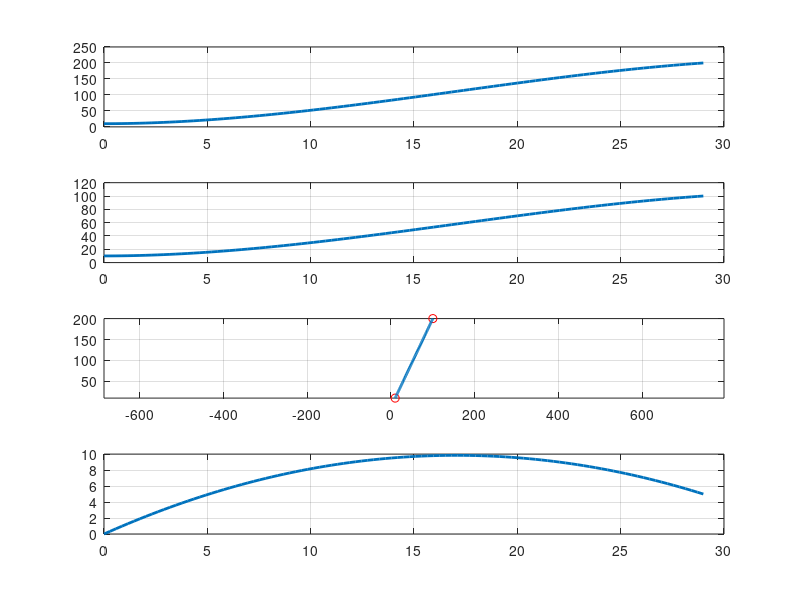

This chart was generated by the following MATLAB code:
% ExQuadProg Quadratic programming for way-point trajectory generation.
%            Two cubic polynominals are fitted to two way-points where the 
%            speed and position are specified. The starting time is t0 while
%            the arrival time t1 at next way-point is unknown.
%
%            Cubic spline between two points:
%            x(t) = a3*t^3 + a2*t^2 + a1*t + a0
%            y(t) = b3*t^3 + b2*t^2 + b1*t + b0
%
% Author:    Thor I. Fossen
% Date:      9 July 2002
% Revisions: 

Umax = 10;    % maximum speed

% way-point 0
t0 = 0;       % time
x0 = 10;      % x-position 
y0 = 10;      % y-psoition
U0 = 0;       % speed

% way-point 1 
% time t1 is unknown (will be optimized)
x1 = 200;     % x-position 
y1 = 100;     % y-psoition
U1 = 5;       % speed

% direction from way-point 0 to way-point 1
psi0 = atan2(y1-y0,x1-x0);
psi1 = psi0;                  % last way-point equals direction of previous

% --------------------------------------------------------------------
% MAIN LOOP for computation of the 9 unknowns,
% time t1 and the polynominal parameters x = [a3 a2 a1 a0 b3 b2 b1 b0]'
% --------------------------------------------------------------------

Jbar_min = 1e10;

for dt = 1:100,
    
    t1 = t0+dt;  
        
    y = [x0 x1 y0 y1 U0*cos(psi0) U0*sin(psi0) U1*cos(psi1) U1*sin(psi1)]';
    
    A = [t0^3    t0^2 t0 1 0 0 0 0
        t1^3    t1^2 t1 1 0 0 0 0
        0 0 0 0 t0^3 t0^2 t0 1
        0 0 0 0 t1^3 t1^2 t1 1  
        3*t0^2 2*t0   1  0 0 0 0 0 
        0 0 0 0 3*t0^2 2*t0   1  0      
        3*t1^2 2*t1   1  0 0 0 0 0 
        0 0 0 0 3*t1^2 2*t1   1  0   ];

    H  = A'*A;
    f  = -y'*A;
    
    [x,J] = quadprog(H,f,[],[]);
    
    Jbar = 0.5*(J - y'*y); 
    
    % speed profile between way-points 0 and 1
    t = linspace(t0,t1,101);
    Acoeff = x(1:4);
    Bcoeff = x(5:8);
    xdot = polyval([0 3*Acoeff(1) 2*Acoeff(2) Acoeff(3)],t);
    ydot = polyval([0 3*Bcoeff(1) 2*Bcoeff(2) Bcoeff(3)],t);
    U    = sqrt(xdot.^2+ydot.^2);
    
    % select optimal solution 
    if max(U) < Umax,
        xopt = x;
        topt = t1;
        break
    end
    
end

% optimal solution
t1 = topt
Acoeff = xopt(1:4)  
Bcoeff = xopt(5:8)

% --------------------------------------------------------------------
% graphics
% --------------------------------------------------------------------

t = linspace(t0,t1,101);

figure(gcf)
subplot(411)
plot(t,polyval(Acoeff,t),'linewidth',2);
grid

subplot(412)
plot(t,polyval(Bcoeff,t),'linewidth',2);
grid

subplot(413)
plot([y0 y1],[x0 x1],'ro',polyval(Bcoeff,t),polyval(Acoeff,t),'linewidth',2);
axis('equal'),grid    

subplot(414)
xdot = polyval([0 3*Acoeff(1) 2*Acoeff(2) Acoeff(3)],t);
ydot = polyval([0 3*Bcoeff(1) 2*Bcoeff(2) Bcoeff(3)],t);
U    = sqrt(xdot.^2+ydot.^2);
plot(t,U,'linewidth',2);
grid    